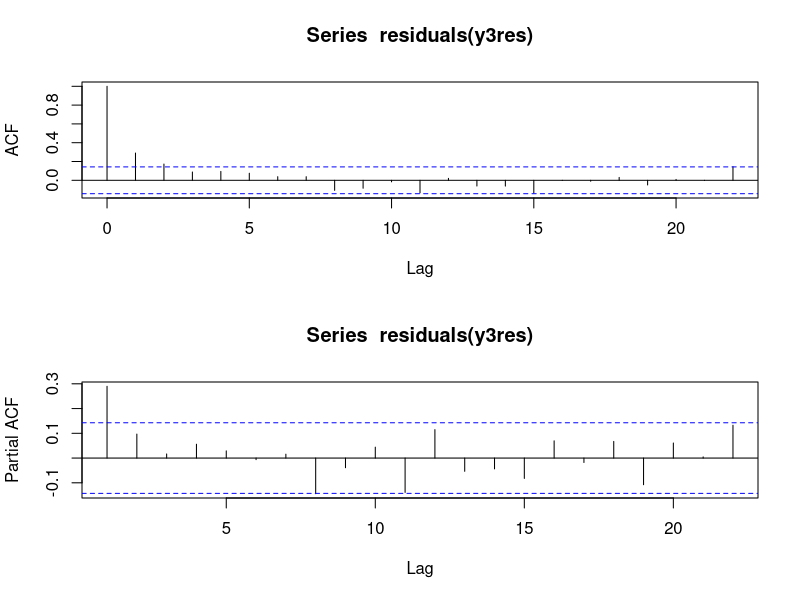
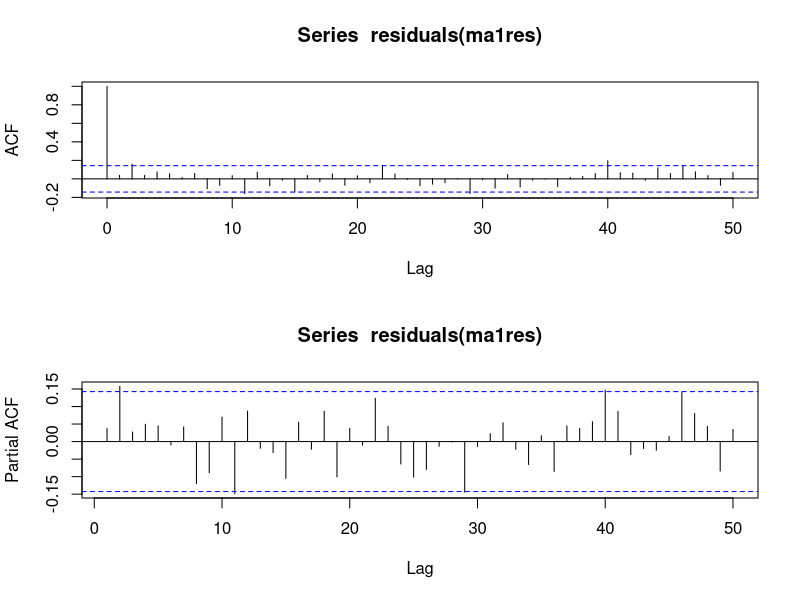
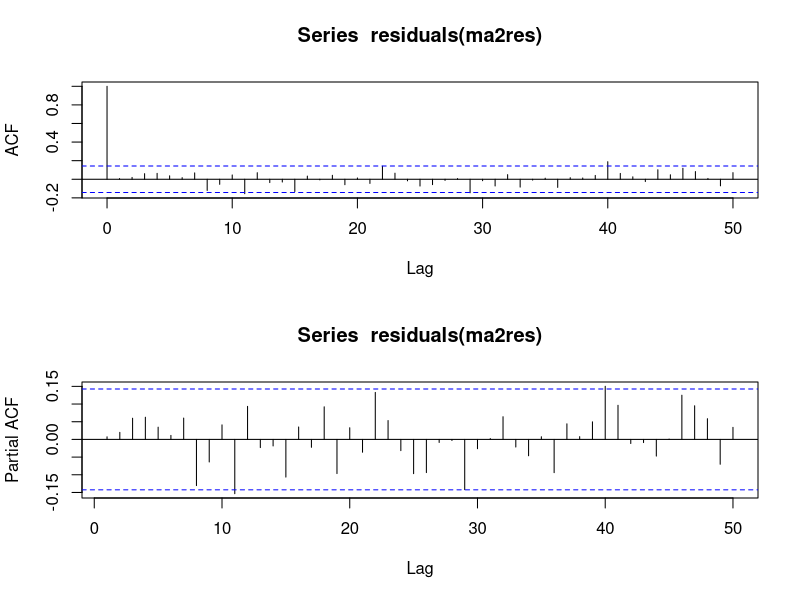
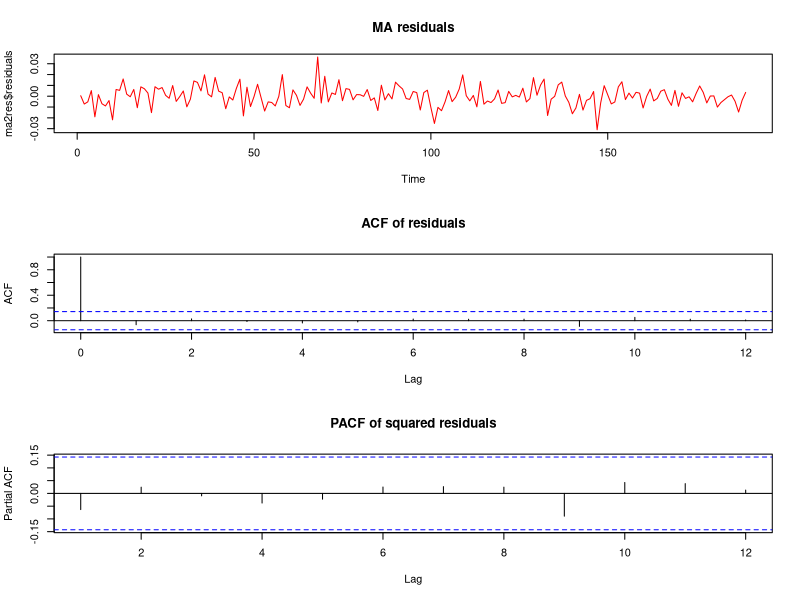
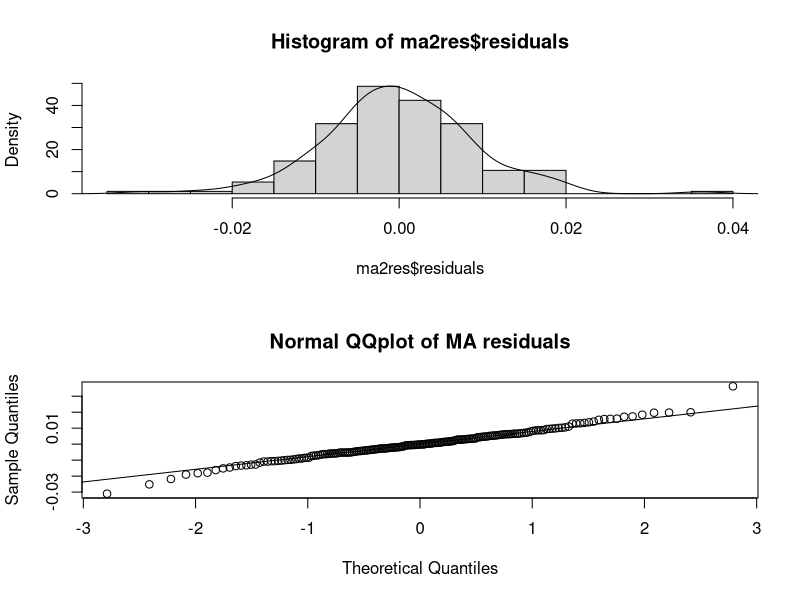

Recreate these plots in R, in order.
#Task 3
library(readxl)
df=read_excel('Data_Assignment.xlsx')

a=df[,7]
y=a$y5
y=y[-c(1)]
y=as.numeric(y)

a=df[,12]
x=a$x1
x1=x[-c(1)]
x1=as.numeric(x1)
options(scipen=999)

a=df[,13]
x=a$x2
x2=x[-c(1)]
x2=as.numeric(x2)

a=df[,15]
x=a$x4
x4=x[-c(1)]
x4=as.numeric(x4)

a=df[,16]
x=a$x5
x5=x[-c(1)]
x5=as.numeric(x5)



#I decided a model with only 4 dependent variables 
y3res = lm(y ~ x1 + x2 + x4 + x5)
summary(y3res)

par(mfrow=c(2,1))
acf(residuals(y3res))
pacf(residuals(y3res))


#From the acf graph we see an important residual autocorrelation for the lags 1 and 2
#From the pacf we see no noticeable partial autocorrelation


#For the autocorrelation of the residuals we will have to implement MA
#Starting with MA(1) 
ma1res=arima(residuals(y3res), order=c(0,0,1), include.mean=FALSE)  
ma1res
ma1res$residuals
ma1res$coef
acf(residuals(ma1res),50)
pacf(residuals(ma1res),50)

#Good but insufficient
#MA(1) & MA(2) 
ma2res=arima(residuals(y3res), order=c(0,0,2), include.mean=FALSE)
ma2res
ma2res$residuals
ma2res$coef
acf(residuals(ma2res),50)
pacf(residuals(ma2res),50)
#Serviceable
#No important autocorrelation or partial autocorrelation


#Heteroscedasticity
par(mfrow=c(3,1))
plot(ma2res$residuals, type="l", col='red', main="MA residuals")
acf(ma2res$residuals^2,12, main="ACF of residuals")
pacf(ma2res$residuals^2, 12, main="PACF of squared residuals")


Box.test(ma2res$residuals,lag=12,type="Ljung")
Box.test(ma2res$residuals^2,lag=12,type="Ljung")
#p-values>0.05 residuals homoscedastic


#Normality Test
shapiro.test(ma2res$residuals)
par(mfrow=c(2,1))
hist(ma2res$residuals, prob=TRUE, 15)
lines(density(ma2res$residuals))
qqnorm(ma2res$residuals,main="Normal QQplot of MA residuals")
qqline(ma2res$residuals)
#Almost normal...